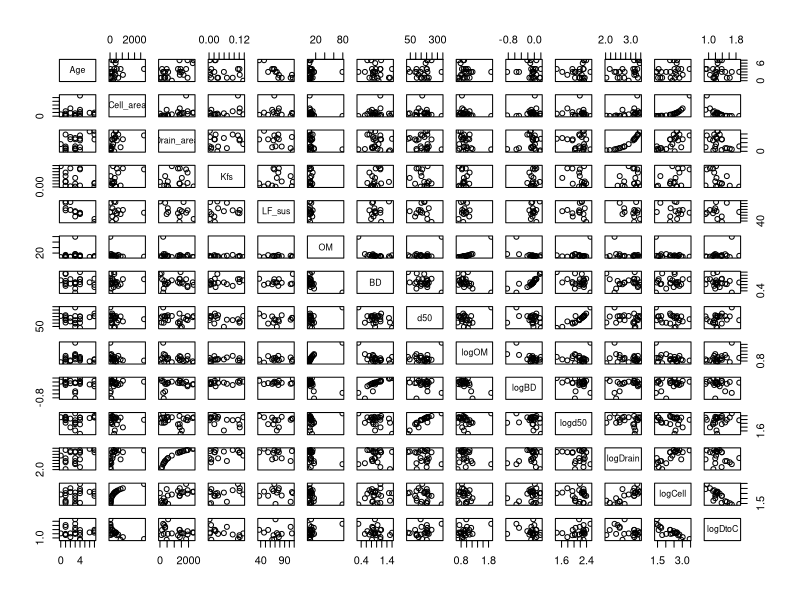
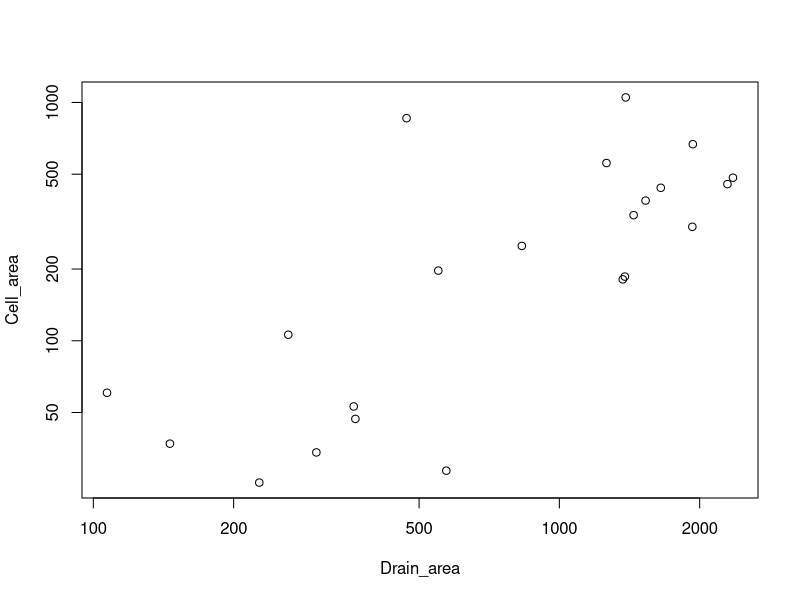

Recreate these plots in R, in order. (Note: this script raises an error after producing the figures.)
## ---- chunk 1
knitr::opts_chunk$set(echo = TRUE)

library(Hmisc)
library(nlme)
library(lme4)
library(MASS)

setwd("/Users/dcostel3/Desktop/Bioretention/2018 analysis")
## ---- chunk 2
soilchem <- read.csv(file="soil_metal_NEW.csv")
summary(soilchem)

#Outliers
soilchem[soilchem$Sample=="30a",'Zn'] <- NA
soilchem[soilchem$Sample=="12a",'Cu'] <- NA
#soilchem[soilchem$Sample=="22a2",'Pb'] <- NA

cell <- read.csv(file="cell_data_NEW.csv")
cell$Location_name <- as.character(cell$Location_name)
summary(cell)

#Calculate log variables
soilchem$logOM <- log10(soilchem$OM)
soilchem$logBD <- log10(soilchem$BD)
soilchem$logd50 <- log10(soilchem$d50)
cell$logDrain <- log10(cell$Drain_area)
cell$logDrain[which(is.infinite(cell$logDrain))] <- NA
cell$logCell <- log10(cell$Cell_area)
cell$logDtoC <- cell$logDrain/cell$logCell

#Merge both datasets
fullsoil <- merge(soilchem,cell[,c(2:10,13:15)],by="Cell_no")
summary(fullsoil)

with(soilchem,tapply(OM,list(Depth,Location),length))
## ---- chunk 3
#Calculate mean OM, BD, and d50 for cells
chemmean <- aggregate(soilchem[,c('OM','BD','d50','logOM','logBD','logd50')],
                      by=list(soilchem$Cell_no),median,na.rm=T)
cellmeans <- merge(cell,chemmean,by.x="Cell_no",by.y="Group.1")
cordata <- cellmeans[,c('Age','Cell_area','Drain_area','Kfs','LF_sus','OM','BD','d50',
                        'logOM','logBD','logd50','logDrain','logCell','logDtoC')]

#Pairwise correlations (uses Hmisc package)
pairs(cordata)
rcorr(as.matrix(cordata))

#Cell to drainage sizes
with(cordata[cordata$Cell_area<2000,],cor.test(logCell,logDrain))
plot(Cell_area~Drain_area,data=cordata[cordata$Cell_area<2000,],log="xy")

#Regular regression
rmod <- lm(logCell~logDrain,data=cordata)
summary(rmod)
#Regression testing slope = 1
rmod2 <- lm(logCell~logDrain+offset(logDrain),data=cordata)
summary(rmod2)

10^(rmod2$coef[1])

#Even without the large Mayfield Lib cite, there is a correlation between drain area and log cell area
## ---- chunk 4
t.test(cell$LF_sus,cell$Adj_LF,paired=T)

t.test(cell$HF_sus,cell$Adj_HF,paired=T)
## ---- chunk 5
t.test(logBD~Retrofit,data=cellmeans)
t.test(logOM~Retrofit,data=cellmeans)
t.test(Kfs~Retrofit,data=cellmeans)
t.test(logd50~Retrofit,data=cellmeans)
t.test(LF_sus~Retrofit,data=cellmeans)
## ---- chunk 6
plot(Zn~Age,data=fullsoil)

Znmod <- lme(log(Zn)~Age*Depth*Location,random=~1|Cell_no,data=fullsoil,na.action=na.omit)
anova(Znmod)
plot(Znmod)

#Simplify the model to remove NS terms to get better parameter estimates
Znmodsim <- lme(log(Zn)~Age*Depth,random=~1|Cell_no,data=fullsoil,na.action=na.omit,method="ML")
Znmodsim2 <- lme(log(Zn)~Age+Depth,random=~1|Cell_no,data=fullsoil,na.action=na.omit,method="ML")
anova(Znmodsim,Znmodsim2)
summary(Znmodsim2)

#Test for significance of the random effect
Znmod_noME <- lm(log(Zn)~Age+Depth,data=fullsoil)
anova(Znmodsim,Znmod_noME)
  #Yes, retain random effect
## ---- chunk 7

#Test models with new variables

#STEP 1, including one additional
candvar <- c('Cell_area','OM','BD','d50','Drain_area','DtoC','Kfs','LF_sus','HF_sus',
             'logOM','logBD','logd50','logDrain','logCell','logDtoC','Retrofit')
loc <- which(names(fullsoil) %in% candvar)
names(fullsoil)[loc]

Znresult <- data.frame("Variable"=names(fullsoil)[loc],"Pval"=NA)

for(i in 1:length(candvar)){
  Zndata <- fullsoil[,c(1,5:6,17,loc[i])]
  Zndata <- Zndata[complete.cases(Zndata),]
  
  MZn1 <- lmer(log(Zn)~Age+Depth+(1|Cell_no),data=Zndata,REML=F)
  MZn2 <- lmer(log(Zn)~Age+Depth+Zndata[[5]]+(1|Cell_no),data=Zndata,REML=F)
  
  Znresult$Pval[i] <- anova(MZn2,MZn1)$P[2]
}

Znresult
#INCLUDE logOM (p<0.001) first.

#REFINE THE Zn MODEL
MZn2 <- lmer(log(Zn)~Age+Depth+logOM+(1|Cell_no),data=fullsoil,REML=F)
MZn2.1 <- lmer(log(Zn)~Age+Depth*logOM+(1|Cell_no),data=fullsoil,REML=F)
anova(MZn2,MZn2.1)

MZn2.2 <- lmer(log(Zn)~Age+Depth+logOM+logOM:Age+(1|Cell_no),data=fullsoil,REML=F)
anova(MZn2.2,MZn2)
  #No signficant interactions between OM and other variables

#STEP 2 - See if other variables besides OM should be included
candvar <- c('Cell_area','BD','d50','Drain_area','DtoC','Kfs','LF_sus','HF_sus',
             'logCell','logDrain','logDtoC','logBD','logd50','Retrofit')
loc <- which(names(fullsoil) %in% candvar)
names(fullsoil)[loc]

Znresult <- data.frame("Variable"=names(fullsoil)[loc],"Pval"=NA)

for(i in 1:length(candvar)){
  Zndata <- fullsoil[,c(1,5:6,14,17,loc[i])]
  Zndata <- Zndata[complete.cases(Zndata),]
  
  MZn1 <- lmer(log(Zn)~Age+Depth+logOM+(1|Cell_no),data=Zndata,REML=F)
  MZn2 <- lmer(log(Zn)~Age+Depth+logOM+Zndata[[6]]+(1|Cell_no),data=Zndata,REML=F)
  
  Znresult$Pval[i] <- anova(MZn2,MZn1)$P[2]
}

Znresult
#No other variables are worth including.

#FINAL MODEL
MZn2.1 <- lmer(log(Zn)~Age+Depth+logOM+(1|Cell_no),data=fullsoil,REML=F)
summary(MZn2.1)
plot(MZn2.1)

MZn2.1nlme <- lme(log(Zn)~Age+Depth+log(OM),random=~1|Cell_no,data=fullsoil,na.action=na.omit)
anova(MZn2.1nlme)
## ---- chunk 8
plot(Cu~Age,data=fullsoil,col=as.numeric(Depth))

Cumod <- lme(log(Cu)~Age*Depth*Location,random=~1|Cell_no,data=fullsoil,na.action=na.omit)
anova(Cumod)
plot(Cumod)

#Simplify the model to remove NS terms to get better parameter estimates
Cumodsim <- lme(log(Cu)~Age*Depth,random=~1|Cell_no,data=fullsoil,na.action=na.omit,method="ML")
summary(Cumodsim)

#Test for significance of the random effect
Cumod_noME <- lm(log(Cu)~Age*Depth,data=fullsoil)
anova(Cumodsim,Cumod_noME)
  #Yes, retain random effect
## ---- chunk 9

#Test models with new variables

#STEP 1, including one additional
candvar <- c('Cell_area','OM','BD','d50','Drain_area','DtoC','Kfs','LF_sus','HF_sus',
             'logOM','logBD','logd50','logDrain','logCell','logDtoC','Retrofit')
loc <- which(names(fullsoil) %in% candvar)
names(fullsoil)[loc]

Curesult <- data.frame("Variable"=names(fullsoil)[loc],"Pval"=NA)

for(i in 1:length(candvar)){
  Cudata <- fullsoil[,c(1,3,6,17,loc[i])]
  Cudata <- Cudata[complete.cases(Cudata),]
  
  MCu1 <- lmer(log(Cu)~Age*Depth+(1|Cell_no),data=Cudata,REML=F)
  MCu2 <- lmer(log(Cu)~Age*Depth+Cudata[[5]]+(1|Cell_no),data=Cudata,REML=F)
  
  Curesult$Pval[i] <- anova(MCu2,MCu1)$P[2]
}

Curesult
#INCLUDE logOM (p=0.006).

#REFINE THE Cu MODEL
MCu2 <- lmer(log(Cu)~Age*Depth+logOM+(1|Cell_no),data=fullsoil,REML=F)
MCu2.1 <- lmer(log(Cu)~Age*Depth+logOM+logOM:Depth+(1|Cell_no),data=fullsoil,REML=F)
anova(MCu2,MCu2.1)

MCu2.2 <- lmer(log(Cu)~Age*Depth+logOM+logOM:Age+(1|Cell_no),data=fullsoil,REML=F)
anova(MCu2.2,MCu2)

MCu2.3 <- lmer(log(Cu)~Age*Depth*logOM+(1|Cell_no),data=fullsoil,REML=F)
anova(MCu2.3,MCu2)
  #No signficant interactions between OM and other variables

#STEP 2 - See if other variables besides OM should be included
candvar <- c('Cell_area','BD','d50','Drain_area','DtoC','Kfs','LF_sus','HF_sus',
             'logCell','logDrain','logDtoC','logBD','logd50','Retrofit')
loc <- which(names(fullsoil) %in% candvar)
names(fullsoil)[loc]

Curesult <- data.frame("Variable"=names(fullsoil)[loc],"Pval"=NA)

for(i in 1:length(candvar)){
  Cudata <- fullsoil[,c(1,3,6,14,17,loc[i])]
  Cudata <- Cudata[complete.cases(Cudata),]
  
  MCu1 <- lmer(log(Cu)~Age*Depth+logOM+(1|Cell_no),data=Cudata,REML=F)
  MCu2 <- lmer(log(Cu)~Age*Depth+logOM+Cudata[[6]]+(1|Cell_no),data=Cudata,REML=F)
  
  Curesult$Pval[i] <- anova(MCu2,MCu1)$P[2]
}

Curesult
#No other variables are worth including.

#FINAL MODEL
MCu2 <- lmer(log(Cu)~Age*Depth+logOM+(1|Cell_no),data=fullsoil,REML=F)
summary(MCu2)
plot(MCu2)

MCu2nlme <- lme(log(Cu)~Age*Depth+logOM,random=~1|Cell_no,data=fullsoil,na.action=na.omit)
anova(MCu2nlme)
## ---- chunk 10
plot(log10(Pb)~Age,data=fullsoil,col=as.numeric(Depth))

Pbmod <- lme(log(Pb)~Age*Depth*Location,random=~1|Cell_no,data=fullsoil,na.action=na.omit)
anova(Pbmod)
plot(Pbmod)

#Simplify the model to remove NS terms to get better parameter estimates
Pbmodsim <- lme(log(Pb)~Age*Depth,random=~1|Cell_no,data=fullsoil,na.action=na.omit,method="ML")
Pbmodsim2 <- lme(log(Pb)~Age+Depth,random=~1|Cell_no,data=fullsoil,na.action=na.omit,method="ML")
anova(Pbmodsim,Pbmodsim2)
Pbmodsim3 <- lme(log(Pb)~Age,random=~1|Cell_no,data=fullsoil,na.action=na.omit,method="ML")
anova(Pbmodsim2,Pbmodsim3)
summary(Pbmodsim2)
  #The interaction between depth and age is really close (p=0.07) so may want to maintain

#Test for significance of the random effect
Pbmod_noME <- lm(log(Pb)~Age*Depth,data=fullsoil)
anova(Pbmodsim,Pbmod_noME)
  #Yes, retain random effect
## ---- chunk 11

#Test models with new variables

#STEP 1, including one additional
candvar <- c('Cell_area','OM','BD','d50','Drain_area','DtoC','Kfs','LF_sus','HF_sus',
             'logOM','logBD','logd50','logDrain','logCell','logDtoC','Retrofit')
loc <- which(names(fullsoil) %in% candvar)
names(fullsoil)[loc]

Pbresult <- data.frame("Variable"=names(fullsoil)[loc],"Pval"=NA)

for(i in 1:length(candvar)){
  Pbdata <- fullsoil[,c(1,4,6,17,loc[i])]
  Pbdata <- Pbdata[complete.cases(Pbdata),]
  
  MPb1 <- lmer(log(Pb)~Age+Depth+(1|Cell_no),data=Pbdata,REML=F)
  MPb2 <- lmer(log(Pb)~Age+Depth+Pbdata[[5]]+(1|Cell_no),data=Pbdata,REML=F)
  
  Pbresult$Pval[i] <- anova(MPb2,MPb1)$P[2]
}

Pbresult
#INCLUDE logOM (p<0.001).

#REFINE THE Pb MODEL
MPb2 <- lmer(log(Pb)~Age+Depth+logOM+(1|Cell_no),data=fullsoil,REML=F)
MPb2.1 <- lmer(log(Pb)~Age+Depth+logOM+logOM:Depth+(1|Cell_no),data=fullsoil,REML=F)
anova(MPb2,MPb2.1)

MPb2.2 <- lmer(log(Pb)~Age+Depth+logOM+logOM:Age+(1|Cell_no),data=fullsoil,REML=F)
anova(MPb2.2,MPb2)
  #Significant age x log(OM) interaction

#STEP 2 - See if other variables besides OM should be included
candvar <- c('Cell_area','BD','d50','Drain_area','DtoC','Kfs','LF_sus','HF_sus',
             'logCell','logDrain','logDtoC','logBD','logd50','Retrofit')
loc <- which(names(fullsoil) %in% candvar)
names(fullsoil)[loc]

Pbresult <- data.frame("Variable"=names(fullsoil)[loc],"Pval"=NA)

for(i in 1:length(candvar)){
  Pbdata <- fullsoil[,c(1,4,6,14,17,loc[i])]
  Pbdata <- Pbdata[complete.cases(Pbdata),]
  
  MPb1 <- lmer(log(Pb)~Age+Depth+logOM+logOM:Age+(1|Cell_no),data=Pbdata,REML=F)
  MPb2 <- lmer(log(Pb)~Age+Depth+logOM+logOM:Age+Pbdata[[6]]+(1|Cell_no),data=Pbdata,REML=F)
  
  Pbresult$Pval[i] <- anova(MPb2,MPb1)$P[2]
}

Pbresult
#No other variables are worth including.

#FINAL MODEL
MPb2.2 <- lmer(log(Pb)~Age+Depth+logOM+logOM:Age+(1|Cell_no),data=fullsoil,REML=F)
summary(MPb2.2)
plot(MPb2.2)

MPb2nlme <- lme(log(Pb)~Age+Depth+logOM+Age:logOM,random=~1|Cell_no,data=fullsoil,na.action=na.omit)
anova(MPb2nlme)

#Predictions to try and interpret the model
newage <- seq(0,7)
highOM <- predict(MPb2.2,newdata=list(Age=newage,Depth=rep("0 to 10",8),logOM=rep(log10(80),8)),re.form=~0)
lowOM <- predict(MPb2.2,newdata=list(Age=newage,Depth=rep("0 to 10",8),logOM=rep(log10(5),8)),re.form=~0)

plot(Pb~Age,data=fullsoil)
lines(newage,exp(highOM))
lines(newage,exp(lowOM))
